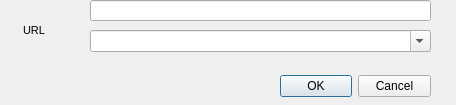
<?xml version="1.0" encoding="UTF-8"?>
<ui version="4.0">
 <class>UrlDialog</class>
 <widget class="QDialog" name="UrlDialog">
  <property name="geometry">
   <rect>
    <x>0</x>
    <y>0</y>
    <width>456</width>
    <height>105</height>
   </rect>
  </property>
  <property name="minimumSize">
   <size>
    <width>456</width>
    <height>105</height>
   </size>
  </property>
  <property name="maximumSize">
   <size>
    <width>456</width>
    <height>105</height>
   </size>
  </property>
  <property name="windowTitle">
   <string>Open URL</string>
  </property>
  <widget class="QDialogButtonBox" name="buttonBox">
   <property name="geometry">
    <rect>
     <x>280</x>
     <y>70</y>
     <width>151</width>
     <height>32</height>
    </rect>
   </property>
   <property name="orientation">
    <enum>Qt::Horizontal</enum>
   </property>
   <property name="standardButtons">
    <set>QDialogButtonBox::Cancel|QDialogButtonBox::Ok</set>
   </property>
  </widget>
  <widget class="QLabel" name="label">
   <property name="geometry">
    <rect>
     <x>20</x>
     <y>10</y>
     <width>61</width>
     <height>41</height>
    </rect>
   </property>
   <property name="text">
    <string>&lt;!DOCTYPE HTML PUBLIC &quot;-//W3C//DTD HTML 4.0//EN&quot; &quot;http://www.w3.org/TR/REC-html40/strict.dtd&quot;&gt;
&lt;html&gt;&lt;head&gt;&lt;meta name=&quot;qrichtext&quot; content=&quot;1&quot; /&gt;&lt;style type=&quot;text/css&quot;&gt;
p, li { white-space: pre-wrap; }
&lt;/style&gt;&lt;/head&gt;&lt;body style=&quot; font-family:'MS Shell Dlg 2'; font-size:8.25pt; font-weight:400; font-style:normal;&quot;&gt;
&lt;p style=&quot; margin-top:0px; margin-bottom:0px; margin-left:0px; margin-right:0px; -qt-block-indent:0; text-indent:0px;&quot;&gt;&lt;img src=&quot;:/images/net.png&quot; /&gt;&lt;span style=&quot; font-size:8pt;&quot;&gt; URL&lt;/span&gt;&lt;/p&gt;&lt;/body&gt;&lt;/html&gt;</string>
   </property>
  </widget>
  <widget class="QComboBox" name="comboBox">
   <property name="geometry">
    <rect>
     <x>90</x>
     <y>30</y>
     <width>341</width>
     <height>22</height>
    </rect>
   </property>
   <property name="editable">
    <bool>true</bool>
   </property>
  </widget>
  <widget class="QLineEdit" name="lineEdit">
   <property name="geometry">
    <rect>
     <x>90</x>
     <y>0</y>
     <width>341</width>
     <height>21</height>
    </rect>
   </property>
  </widget>
 </widget>
 <resources/>
 <connections>
  <connection>
   <sender>buttonBox</sender>
   <signal>accepted()</signal>
   <receiver>UrlDialog</receiver>
   <slot>accept()</slot>
   <hints>
    <hint type="sourcelabel">
     <x>248</x>
     <y>254</y>
    </hint>
    <hint type="destinationlabel">
     <x>157</x>
     <y>274</y>
    </hint>
   </hints>
  </connection>
  <connection>
   <sender>buttonBox</sender>
   <signal>rejected()</signal>
   <receiver>UrlDialog</receiver>
   <slot>reject()</slot>
   <hints>
    <hint type="sourcelabel">
     <x>316</x>
     <y>260</y>
    </hint>
    <hint type="destinationlabel">
     <x>286</x>
     <y>274</y>
    </hint>
   </hints>
  </connection>
 </connections>
</ui>
